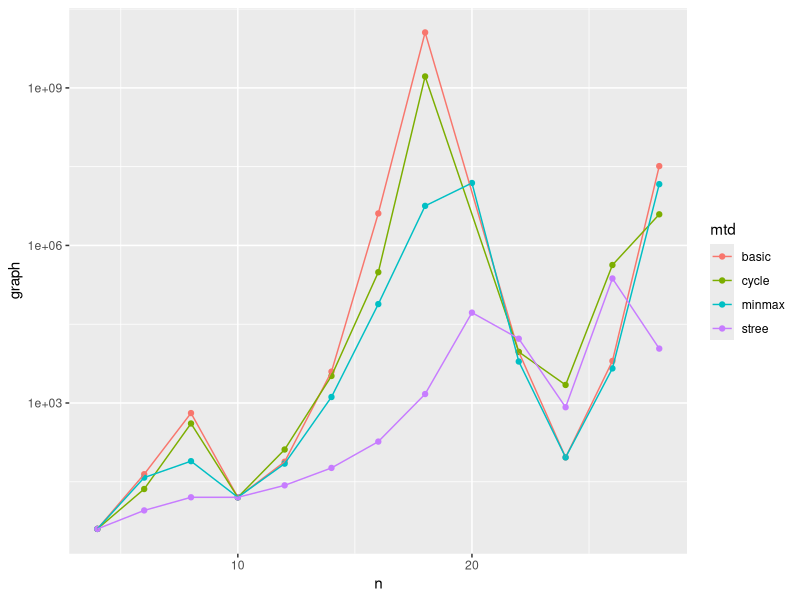

Reproduce this figure in R.
library(readr)
library(dplyr)
library(ggplot2)

data <- read_csv('cmp-algo-node-lab.csv') %>%
  filter(d == 3, bdr == 'basic' | mgr == 'basic') %>%
  mutate(mtd = ifelse(mgr == 'basic', bdr, mgr)) %>%
  select(-c(bdr, mgr)) %>%
  group_by(n, d, mtd, node) %>%
  summarise(mean_time = mean(time)) %>%
  ungroup() %>%
  mutate(mtd = as.factor(mtd))

gp <- ggplot(data, aes(x = n, y = node, color = mtd)) +
  scale_y_log10() +
  geom_point() +
  geom_line() +
  labs(x = 'n', y = 'graph')
ggsave('cmp-algo-node.pdf', gp,
       width = 15, height = 10, units = 'cm')
